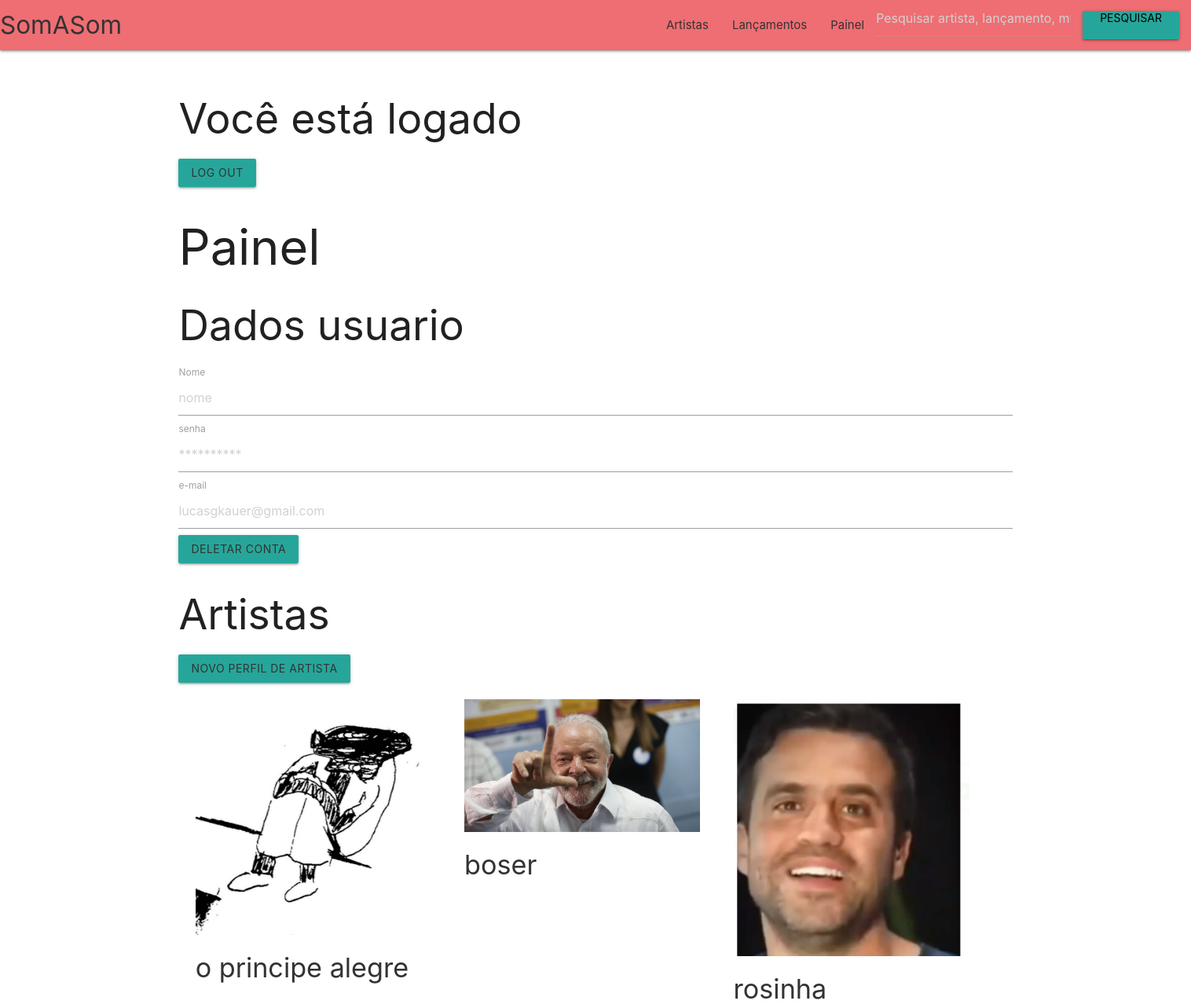
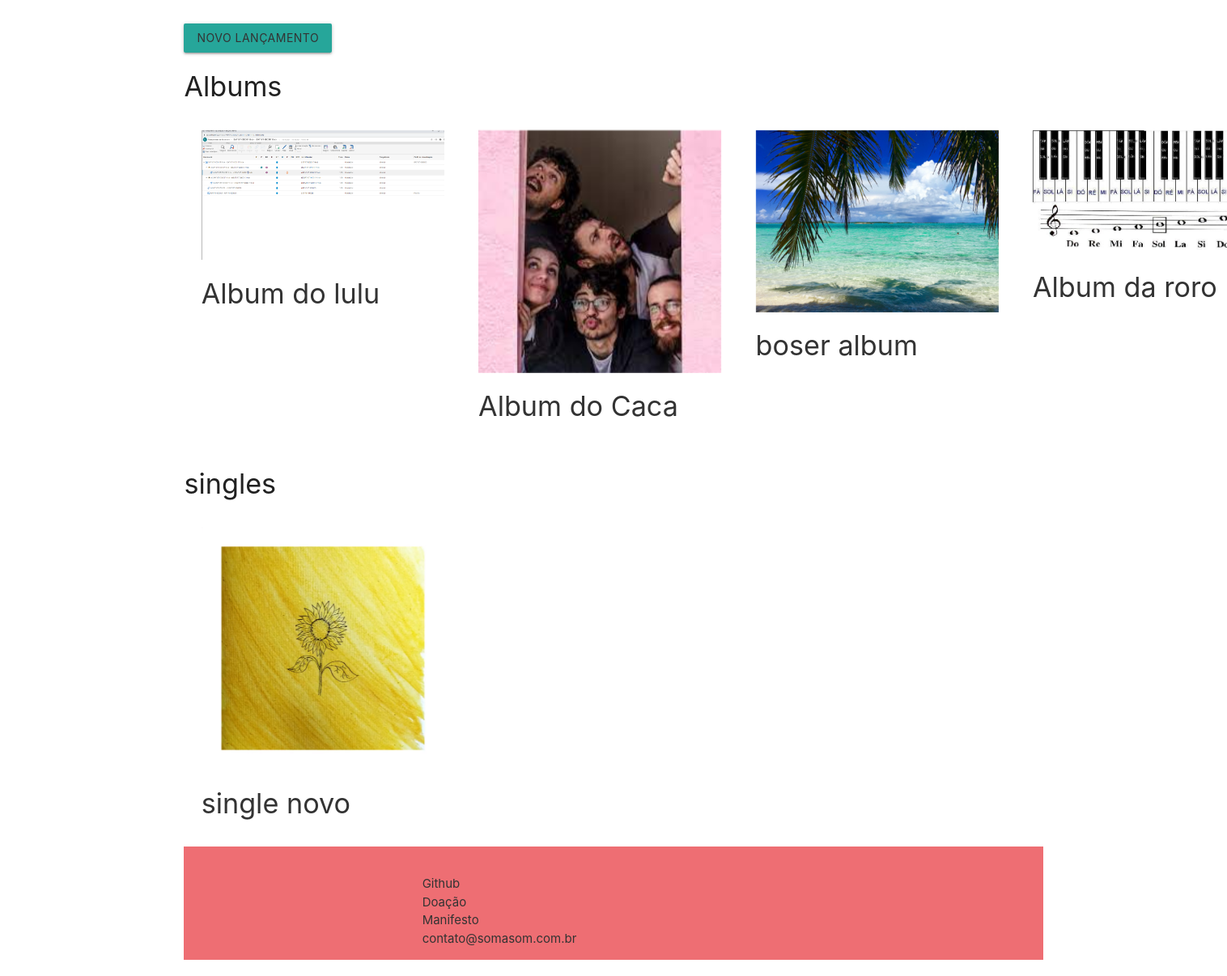
The app's page /manager/ (signed in) with its own data (2 pictures, top to bottom).
### artist/models.py (models this page shows, shortened)
class Artist(models.Model):
    id_artist = models.UUIDField(primary_key=True, default=uuid.uuid4, editable=False)
    nm_artist = models.CharField(max_length=100)
    ds_artist = models.CharField(max_length=500)
    ph_artist = models.ImageField(upload_to='ph_artist/')
    user_id = models.ForeignKey(CustomUser, on_delete=models.CASCADE, null=True)

### release/models.py (models this page shows)
class Release(models.Model):
    id_release = models.UUIDField(primary_key=True, default=uuid.uuid4, editable=False)
    nm_release = models.CharField(max_length=100)
    ds_release = models.CharField(max_length=500)
    ph_release = models.ImageField(upload_to='ph_release/')
    fg_release = models.CharField(max_length=10)
    artist = models.ForeignKey(Artist, on_delete=models.CASCADE, null=True)

### manager/views.py (the view)
# urls.py: path("", views.index, name="index"),
def index(request):
    template = loader.get_template("manager/index.html")
    try:
        artist = Artist.objects.filter(user_id=request.user.user_id)
        release = Release.objects.filter(artist__in=artist)
        context = {
            "artist" : artist,
            "release" : release
        }
    except Exception as e:
        context = {
            "artist" : {"erro" : e},
            "release" : {"erro" : e}
        }
    return HttpResponse(template.render(context, request))

### manager/templates/manager/index.html (shortened to what this page needs)
{% extends "public/base_menu.html" %}
{% block content %}
{% if user.is_authenticated %}
    <h2> Você está logado </h2>
    <a class="waves-effect waves-light btn" href="{% url 'logout' %}">Log out</a>
    <h1>Painel</h1>
    <h2>Dados usuario</h2>
    <div>
        <label>Nome</label>
        <input type="text" placeholder="nome"/>
        <label>senha</label>
        <input type="password" placeholder="**********"/>
        <label>e-mail</label>
        <input type="text" class="materialize-mail" placeholder="lucasgkauer@gmail.com"/>
        <a class="waves-effect waves-light btn">Deletar conta</a>
    <h2>Artistas</h2>
        <a class="waves-effect waves-light btn" href="/manager/artist" >Novo perfil de artista</a>
        <div style="display:flex;">
            {% for user_artist in artist %}
                <div style="display: 1; padding: 1%; margin: 1%;">
                    <a href="/manager/edit_artist">
                        <img class="materialboxed" width="300" src="{{ user_artist.ph_artist.url }}">
                        <h4>{{ user_artist.nm_artist }}</h4>
                    </a>
                </div>
            {% endfor %}
        </div>
    <a class="waves-effect waves-light btn" href="/manager/release" >Novo Lançamento</a>
    <h4>Albums</h4>
    <div style="display:flex;">
        {% for user_release in release %}
        {% if user_release.fg_release == "1" %}
            <div style="display: 1; padding: 1%; margin: 1%;">
                <a href="/release/album/{{ user_release.id_release }}">
                    <img class="materialboxed" width="300" src="{{ user_release.ph_release.url }}">
                    <h4>{{ user_release.nm_release }}</h4>
                </a>
            </div>
        {% endif %}
        {% endfor %}
    </div>
    <h4>singles</h4>
    <div style="display:flex;">
        {% for user_release in release %}
        {% if user_release.fg_release == "2" %}
            <div style="display: 1; padding: 1%; margin: 1%;">
                <a href="/release/album/{{ user_release.id_release }}">
                    <img class="materialboxed" width="300" src="{{ user_release.ph_release.url }}">
                    <h4>{{ user_release.nm_release }}</h4>
                </a>
            </div>
        {% endif %}
        {% endfor %}
    {% else %}
    <h2> Você não está logado </h2>
    <a class="waves-effect waves-light btn" href="{% url 'login' %}">Log in</a>
{% endif %}
{% endblock %}

### public/static/css/styles.css (style rules this page uses)
a { color : #333 !important }

### records on screen
Artist: ph_artist (picture), nm_artist "o principe alegre"
Artist: ph_artist (picture), nm_artist "boser"
Artist: ph_artist (picture), nm_artist "rosinha"
Release: ph_release (picture), nm_release "Album do lulu"
Release: ph_release (picture), nm_release "Album do Caca"
Release: ph_release (picture), nm_release "boser album"
Release: ph_release (picture), nm_release "Album da roro"
Release: ph_release (picture), nm_release "single novo"
